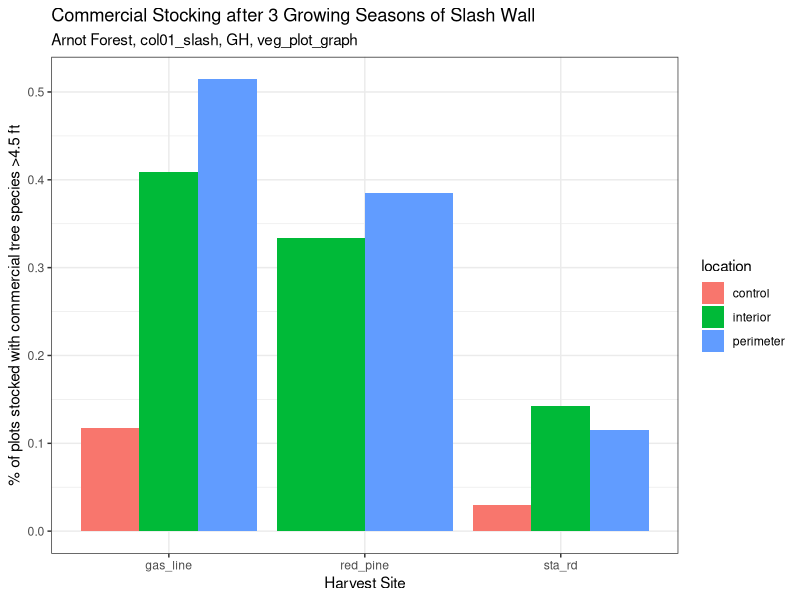

Reproduce this figure in R. (Note: this script raises an error after producing the figure.)
## ---- chunk 1
knitr::opts_chunk$set(echo = TRUE)
## ---- chunk 2

library(tidyverse)
library(skimr)        ## install.packages("skimr")
library(readxl)
library(readr)
library(ggplot2) # - part of tidyverse
library(ggpubr)
#install.packages("viridis")
library(viridis)

#
# ALT plus hypen = <- (within chunk)
# ctrl plus shift plus m = %>% 
# ctrl + ALT + I = insert chunk
# ALT + - = insert assignment operator
# filter rows, select columns
# RMD comment = <!-- comment -->
# 
# 

#create folder to hold figures
dir.create("figures")

## ---- chunk 3

stocking <- read_csv("freq_plot_attrib_4.csv")

## ---- chunk 4
#column bar graph
#frequency plots stocked commercial
col01_slash <- stocking %>% 
  filter(attrib_val == "comm_stkd") %>% 
  ggplot((data=col01_slash),
    mapping = aes(x=harvest, y = freq, group = location))+
    geom_col(aes(x=harvest, y=freq, fill = location), position = "dodge")+
  theme_bw()+
  labs(
    x = "Harvest Site",
    y = "% of plots stocked with commercial tree species >4.5 ft",
    title = "Commercial Stocking after 3 Growing Seasons of Slash Wall",
    subtitle = "Arnot Forest, col01_slash, GH, veg_plot_graph"
  ) 


  
set_palette(col01_slash, palette = c(RdGy))  
#"uchicago"  ("#00AFBB", "#E7B800", "#FC4E07") ("#440154FF", "#21908CFF" , "#FDE725FF")
  ggsave("figures/freq_plots_stocked_commercial.jpg")
  
  

## ---- chunk 5


